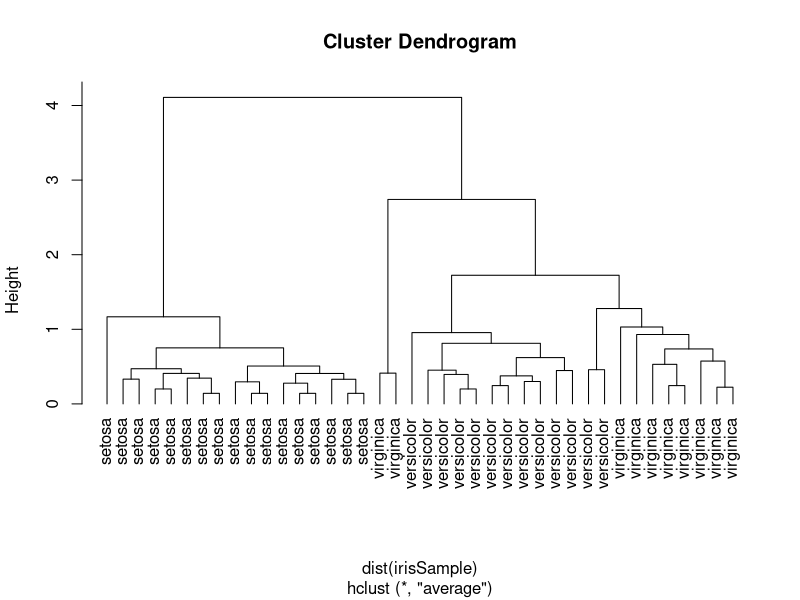

R code for this plot:
## ---- chunk 1
idx  <- sample(1:dim(iris)[1],40)
irisSample  <- iris[idx,]
irisSample$Species  <- NULL
## ---- chunk 2
hc  <- hclust(dist(irisSample), method="ave")
plot(hc, hang = -1, labels = iris$Species[idx])
